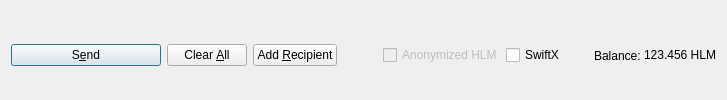
         <widget class="QFrame" name="frame_Send">
          <layout class="QHBoxLayout" name="horizontalLayout">
           <property name="bottomMargin">
            <number>0</number>
           </property>
           <item>
            <widget class="QPushButton" name="sendButton">
             <property name="minimumSize">
              <size>
               <width>150</width>
               <height>0</height>
              </size>
             </property>
             <property name="toolTip">
              <string>Confirm the send action</string>
             </property>
             <property name="text">
              <string>S&amp;end</string>
             </property>
             <property name="icon">
              <iconset resource="../bitcoin.qrc">
               <normaloff>:/icons/send</normaloff>:/icons/send</iconset>
             </property>
             <property name="autoDefault">
              <bool>false</bool>
             </property>
             <property name="default">
              <bool>true</bool>
             </property>
            </widget>
           </item>
           <item>
            <widget class="QPushButton" name="clearButton">
             <property name="sizePolicy">
              <sizepolicy hsizetype="Minimum" vsizetype="Fixed">
               <horstretch>0</horstretch>
               <verstretch>0</verstretch>
              </sizepolicy>
             </property>
             <property name="toolTip">
              <string>Clear all fields of the form.</string>
             </property>
             <property name="text">
              <string>Clear &amp;All</string>
             </property>
             <property name="icon">
              <iconset resource="../bitcoin.qrc">
               <normaloff>:/icons/remove</normaloff>:/icons/remove</iconset>
             </property>
             <property name="autoDefault">
              <bool>false</bool>
             </property>
            </widget>
           </item>
           <item>
            <widget class="QPushButton" name="addButton">
             <property name="toolTip">
              <string>Send to multiple recipients at once</string>
             </property>
             <property name="text">
              <string>Add &amp;Recipient</string>
             </property>
             <property name="icon">
              <iconset resource="../bitcoin.qrc">
               <normaloff>:/icons/add</normaloff>:/icons/add</iconset>
             </property>
             <property name="autoDefault">
              <bool>false</bool>
             </property>
            </widget>
           </item>
           <item>
            <spacer name="horizontalSpacer">
             <property name="orientation">
              <enum>Qt::Horizontal</enum>
             </property>
             <property name="sizeHint" stdset="0">
              <size>
               <width>40</width>
               <height>20</height>
              </size>
             </property>
            </spacer>
           </item>
           <item>
            <layout class="QHBoxLayout" name="horizontalLayout_2">
             <property name="spacing">
              <number>3</number>
             </property>
             <item>
              <widget class="QCheckBox" name="checkzPIV">
               <property name="enabled">
                <bool>false</bool>
               </property>
               <property name="text">
                <string>Anonymized HLM</string>
               </property>
              </widget>
             </item>
             <item>
              <widget class="QCheckBox" name="checkSwiftTX">
               <property name="enabled">
                <bool>true</bool>
               </property>
               <property name="minimumSize">
                <size>
                 <width>85</width>
                 <height>0</height>
                </size>
               </property>
               <property name="text">
                <string>SwiftX</string>
               </property>
              </widget>
             </item>
             <item>
              <widget class="QLabel" name="label">
               <property name="text">
                <string>Balance:</string>
               </property>
              </widget>
             </item>
             <item>
              <widget class="QLabel" name="labelBalance">
               <property name="sizePolicy">
                <sizepolicy hsizetype="Preferred" vsizetype="Fixed">
                 <horstretch>0</horstretch>
                 <verstretch>0</verstretch>
                </sizepolicy>
               </property>
               <property name="cursor">
                <cursorShape>IBeamCursor</cursorShape>
               </property>
               <property name="text">
                <string notr="true">123.456 HLM</string>
               </property>
               <property name="textInteractionFlags">
                <set>Qt::LinksAccessibleByMouse|Qt::TextSelectableByKeyboard|Qt::TextSelectableByMouse</set>
               </property>
              </widget>
             </item>
            </layout>
           </item>
          </layout>
         </widget>
